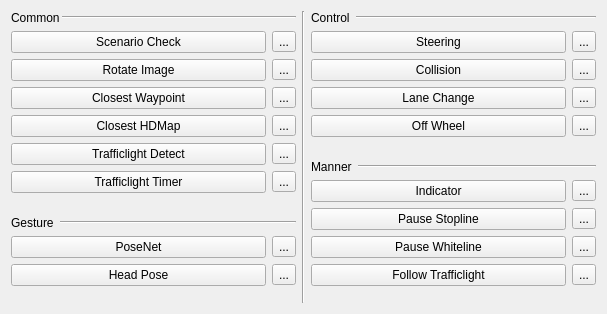
          <widget class="QWidget" name="scrollAreaWidgetContents">
           <property name="geometry">
            <rect>
             <x>0</x>
             <y>0</y>
             <width>607</width>
             <height>314</height>
            </rect>
           </property>
           <layout class="QHBoxLayout" name="horizontalLayout_11">
            <item>
             <layout class="QVBoxLayout" name="verticalLayout_2">
              <item>
               <layout class="QHBoxLayout" name="horizontalLayout_6">
                <property name="spacing">
                 <number>2</number>
                </property>
                <property name="sizeConstraint">
                 <enum>QLayout::SetMinimumSize</enum>
                </property>
                <property name="topMargin">
                 <number>0</number>
                </property>
                <property name="rightMargin">
                 <number>0</number>
                </property>
                <property name="bottomMargin">
                 <number>0</number>
                </property>
                <item>
                 <widget class="QLabel" name="common_label">
                  <property name="sizePolicy">
                   <sizepolicy hsizetype="Preferred" vsizetype="Fixed">
                    <horstretch>0</horstretch>
                    <verstretch>0</verstretch>
                   </sizepolicy>
                  </property>
                  <property name="text">
                   <string>Common</string>
                  </property>
                 </widget>
                </item>
                <item>
                 <widget class="Line" name="common_line">
                  <property name="sizePolicy">
                   <sizepolicy hsizetype="Expanding" vsizetype="Fixed">
                    <horstretch>0</horstretch>
                    <verstretch>0</verstretch>
                   </sizepolicy>
                  </property>
                  <property name="orientation">
                   <enum>Qt::Horizontal</enum>
                  </property>
                 </widget>
                </item>
               </layout>
              </item>
              <item>
               <layout class="QGridLayout" name="gridLayout_8">
                <item row="0" column="0">
                 <widget class="QPushButton" name="scenario_check_run">
                  <property name="text">
                   <string>Scenario Check</string>
                  </property>
                  <property name="checkable">
                   <bool>true</bool>
                  </property>
                 </widget>
                </item>
                <item row="2" column="0">
                 <widget class="QPushButton" name="find_closest_waypoint_run">
                  <property name="text">
                   <string>Closest Waypoint</string>
                  </property>
                  <property name="checkable">
                   <bool>true</bool>
                  </property>
                 </widget>
                </item>
                <item row="2" column="1">
                 <widget class="QToolButton" name="find_closest_waypoint_tool">
                  <property name="text">
                   <string>...</string>
                  </property>
                 </widget>
                </item>
                <item row="1" column="1">
                 <widget class="QToolButton" name="rotate_image_tool">
                  <property name="text">
                   <string>...</string>
                  </property>
                 </widget>
                </item>
                <item row="0" column="1">
                 <widget class="QToolButton" name="scenario_check_tool">
                  <property name="text">
                   <string>...</string>
                  </property>
                 </widget>
                </item>
                <item row="5" column="0">
                 <widget class="QPushButton" name="pushButton_17">
                  <property name="text">
                   <string>Trafficlight Timer</string>
                  </property>
                  <property name="checkable">
                   <bool>true</bool>
                  </property>
                 </widget>
                </item>
                <item row="1" column="0">
                 <widget class="QPushButton" name="totate_image_run">
                  <property name="text">
                   <string>Rotate Image</string>
                  </property>
                  <property name="checkable">
                   <bool>true</bool>
                  </property>
                 </widget>
                </item>
                <item row="3" column="1">
                 <widget class="QToolButton" name="toolButton_8">
                  <property name="text">
                   <string>...</string>
                  </property>
                 </widget>
                </item>
                <item row="5" column="1">
                 <widget class="QToolButton" name="toolButton_9">
                  <property name="text">
                   <string>...</string>
                  </property>
                 </widget>
                </item>
                <item row="4" column="0">
                 <widget class="QPushButton" name="pushButton_16">
                  <property name="text">
                   <string>Trafficlight Detect</string>
                  </property>
                  <property name="checkable">
                   <bool>true</bool>
                  </property>
                 </widget>
                </item>
                <item row="4" column="1">
                 <widget class="QToolButton" name="toolButton_10">
                  <property name="text">
                   <string>...</string>
                  </property>
                 </widget>
                </item>
                <item row="3" column="0">
                 <widget class="QPushButton" name="pushButton_18">
                  <property name="accessibleDescription">
                   <string>&lt;html&gt;&lt;head/&gt;&lt;body&gt;&lt;p&gt;find closest HDMap candidates&lt;/p&gt;&lt;/body&gt;&lt;/html&gt;</string>
                  </property>
                  <property name="text">
                   <string>Closest HDMap</string>
                  </property>
                  <property name="checkable">
                   <bool>true</bool>
                  </property>
                 </widget>
                </item>
               </layout>
              </item>
              <item>
               <spacer name="verticalSpacer_3">
                <property name="orientation">
                 <enum>Qt::Vertical</enum>
                </property>
                <property name="sizeHint" stdset="0">
                 <size>
                  <width>20</width>
                  <height>40</height>
                 </size>
                </property>
               </spacer>
              </item>
              <item>
               <layout class="QHBoxLayout" name="horizontalLayout_8">
                <item>
                 <widget class="QLabel" name="gesture_label">
                  <property name="text">
                   <string>Gesture</string>
                  </property>
                 </widget>
                </item>
                <item>
                 <widget class="Line" name="gesture_line">
                  <property name="sizePolicy">
                   <sizepolicy hsizetype="Expanding" vsizetype="Fixed">
                    <horstretch>0</horstretch>
                    <verstretch>0</verstretch>
                   </sizepolicy>
                  </property>
                  <property name="orientation">
                   <enum>Qt::Horizontal</enum>
                  </property>
                 </widget>
                </item>
               </layout>
              </item>
              <item>
               <layout class="QGridLayout" name="gridLayout_9">
                <item row="0" column="0">
                 <widget class="QPushButton" name="posenet_run">
                  <property name="text">
                   <string>PoseNet</string>
                  </property>
                  <property name="checkable">
                   <bool>true</bool>
                  </property>
                 </widget>
                </item>
                <item row="0" column="1">
                 <widget class="QToolButton" name="posenet_tool">
                  <property name="text">
                   <string>...</string>
                  </property>
                 </widget>
                </item>
                <item row="1" column="0">
                 <widget class="QPushButton" name="head_pose_run">
                  <property name="text">
                   <string>Head Pose</string>
                  </property>
                  <property name="checkable">
                   <bool>true</bool>
                  </property>
                 </widget>
                </item>
                <item row="1" column="1">
                 <widget class="QToolButton" name="head_pose_tool">
                  <property name="text">
                   <string>...</string>
                  </property>
                 </widget>
                </item>
               </layout>
              </item>
              <item>
               <spacer name="verticalSpacer_4">
                <property name="orientation">
                 <enum>Qt::Vertical</enum>
                </property>
                <property name="sizeHint" stdset="0">
                 <size>
                  <width>20</width>
                  <height>40</height>
                 </size>
                </property>
               </spacer>
              </item>
             </layout>
            </item>
            <item>
             <widget class="Line" name="line">
              <property name="orientation">
               <enum>Qt::Vertical</enum>
              </property>
             </widget>
            </item>
            <item>
             <layout class="QVBoxLayout" name="verticalLayout_10">
              <item>
               <layout class="QHBoxLayout" name="horizontalLayout_7">
                <item>
                 <widget class="QLabel" name="control_label">
                  <property name="text">
                   <string>Control</string>
                  </property>
                 </widget>
                </item>
                <item>
                 <widget class="Line" name="control_line">
                  <property name="sizePolicy">
                   <sizepolicy hsizetype="Expanding" vsizetype="Fixed">
                    <horstretch>0</horstretch>
                    <verstretch>0</verstretch>
                   </sizepolicy>
                  </property>
                  <property name="orientation">
                   <enum>Qt::Horizontal</enum>
                  </property>
                 </widget>
                </item>
               </layout>
              </item>
              <item>
               <layout class="QGridLayout" name="gridLayout_7">
                <item row="1" column="0">
                 <widget class="QPushButton" name="collision_run">
                  <property name="text">
                   <string>Collision</string>
                  </property>
                  <property name="checkable">
                   <bool>true</bool>
                  </property>
                 </widget>
                </item>
                <item row="3" column="0">
                 <widget class="QPushButton" name="off_wheel_run">
                  <property name="text">
                   <string>Off Wheel</string>
                  </property>
                  <property name="checkable">
                   <bool>true</bool>
                  </property>
                 </widget>
                </item>
                <item row="2" column="1">
                 <widget class="QToolButton" name="lane_change_tool">
                  <property name="text">
                   <string>...</string>
                  </property>
                 </widget>
                </item>
                <item row="1" column="1">
                 <widget class="QToolButton" name="collision_tool">
                  <property name="text">
                   <string>...</string>
                  </property>
                 </widget>
                </item>
                <item row="0" column="0">
                 <widget class="QPushButton" name="steering_run">
                  <property name="text">
                   <string>Steering</string>
                  </property>
                  <property name="checkable">
                   <bool>true</bool>
                  </property>
                 </widget>
                </item>
                <item row="0" column="1">
                 <widget class="QToolButton" name="steering_tool">
                  <property name="text">
                   <string>...</string>
                  </property>
                 </widget>
                </item>
                <item row="3" column="1">
                 <widget class="QToolButton" name="off_wheel_tool">
                  <property name="text">
                   <string>...</string>
                  </property>
                 </widget>
                </item>
                <item row="2" column="0">
                 <widget class="QPushButton" name="lane_change_run">
                  <property name="text">
                   <string>Lane Change</string>
                  </property>
                  <property name="checkable">
                   <bool>true</bool>
                  </property>
                 </widget>
                </item>
               </layout>
              </item>
              <item>
               <spacer name="verticalSpacer_5">
                <property name="orientation">
                 <enum>Qt::Vertical</enum>
                </property>
                <property name="sizeHint" stdset="0">
                 <size>
                  <width>20</width>
                  <height>40</height>
                 </size>
                </property>
               </spacer>
              </item>
              <item>
               <layout class="QHBoxLayout" name="horizontalLayout_17">
                <item>
                 <widget class="QLabel" name="label_4">
                  <property name="text">
                   <string>Manner</string>
                  </property>
                 </widget>
                </item>
                <item>
                 <widget class="Line" name="line_5">
                  <property name="sizePolicy">
                   <sizepolicy hsizetype="Expanding" vsizetype="Fixed">
                    <horstretch>0</horstretch>
                    <verstretch>0</verstretch>
                   </sizepolicy>
                  </property>
                  <property name="orientation">
                   <enum>Qt::Horizontal</enum>
                  </property>
                 </widget>
                </item>
               </layout>
              </item>
              <item>
               <layout class="QGridLayout" name="gridLayout_10">
                <item row="3" column="1">
                 <widget class="QToolButton" name="pause_whiteline_tool">
                  <property name="text">
                   <string>...</string>
                  </property>
                 </widget>
                </item>
                <item row="1" column="1">
                 <widget class="QToolButton" name="indicator_tool">
                  <property name="text">
                   <string>...</string>
                  </property>
                 </widget>
                </item>
                <item row="2" column="0">
                 <widget class="QPushButton" name="pause_stopline_run">
                  <property name="text">
                   <string>Pause Stopline</string>
                  </property>
                  <property name="checkable">
                   <bool>true</bool>
                  </property>
                 </widget>
                </item>
                <item row="2" column="1">
                 <widget class="QToolButton" name="pause_stopline_tool">
                  <property name="text">
                   <string>...</string>
                  </property>
                 </widget>
                </item>
                <item row="3" column="0">
                 <widget class="QPushButton" name="pause_whiteline_run">
                  <property name="text">
                   <string>Pause Whiteline</string>
                  </property>
                  <property name="checkable">
                   <bool>true</bool>
                  </property>
                 </widget>
                </item>
                <item row="1" column="0">
                 <widget class="QPushButton" name="indicator_run">
                  <property name="text">
                   <string>Indicator</string>
                  </property>
                  <property name="checkable">
                   <bool>true</bool>
                  </property>
                 </widget>
                </item>
                <item row="4" column="0">
                 <widget class="QPushButton" name="follow_trafficlight_run">
                  <property name="text">
                   <string>Follow Trafficlight</string>
                  </property>
                  <property name="checkable">
                   <bool>true</bool>
                  </property>
                 </widget>
                </item>
                <item row="4" column="1">
                 <widget class="QToolButton" name="follow_trafficlight_tool">
                  <property name="text">
                   <string>...</string>
                  </property>
                 </widget>
                </item>
               </layout>
              </item>
              <item>
               <spacer name="verticalSpacer_12">
                <property name="orientation">
                 <enum>Qt::Vertical</enum>
                </property>
                <property name="sizeHint" stdset="0">
                 <size>
                  <width>20</width>
                  <height>40</height>
                 </size>
                </property>
               </spacer>
              </item>
             </layout>
            </item>
           </layout>
           <zorder></zorder>
           <zorder>line</zorder>
           <zorder></zorder>
          </widget>
